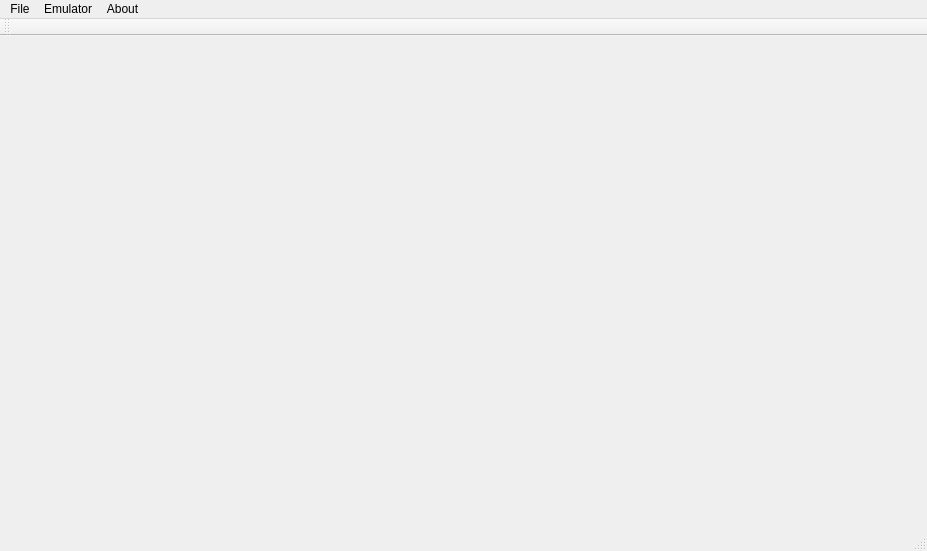
<?xml version="1.0" encoding="UTF-8"?>
<ui version="4.0">
 <class>MainWindow</class>
 <widget class="QMainWindow" name="MainWindow">
  <property name="geometry">
   <rect>
    <x>0</x>
    <y>0</y>
    <width>927</width>
    <height>551</height>
   </rect>
  </property>
  <property name="windowTitle">
   <string>Claymulator</string>
  </property>
  <property name="windowIcon">
   <iconset resource="../../data/res.qrc">
    <normaloff>:/gfx/clayIcon</normaloff>:/gfx/clayIcon</iconset>
  </property>
  <widget class="QWidget" name="centralWidget"/>
  <widget class="QMenuBar" name="menuBar">
   <property name="geometry">
    <rect>
     <x>0</x>
     <y>0</y>
     <width>927</width>
     <height>29</height>
    </rect>
   </property>
   <widget class="QMenu" name="menuFile">
    <property name="title">
     <string>File</string>
    </property>
    <addaction name="actionExit"/>
   </widget>
   <widget class="QMenu" name="menuAbout">
    <property name="title">
     <string>About</string>
    </property>
    <addaction name="actionAbout_Clay"/>
   </widget>
   <widget class="QMenu" name="menuEmulator">
    <property name="title">
     <string>Emulator</string>
    </property>
    <addaction name="actionPause"/>
    <addaction name="actionReset"/>
    <addaction name="actionOptions"/>
   </widget>
   <addaction name="menuFile"/>
   <addaction name="menuEmulator"/>
   <addaction name="menuAbout"/>
  </widget>
  <widget class="QToolBar" name="mainToolBar">
   <attribute name="toolBarArea">
    <enum>TopToolBarArea</enum>
   </attribute>
   <attribute name="toolBarBreak">
    <bool>false</bool>
   </attribute>
  </widget>
  <widget class="QStatusBar" name="statusBar"/>
  <action name="actionAbout_Clay">
   <property name="enabled">
    <bool>false</bool>
   </property>
   <property name="text">
    <string>About Clay</string>
   </property>
  </action>
  <action name="actionExit">
   <property name="text">
    <string>Exit</string>
   </property>
  </action>
  <action name="actionReset">
   <property name="enabled">
    <bool>true</bool>
   </property>
   <property name="text">
    <string>Reset</string>
   </property>
  </action>
  <action name="actionOptions">
   <property name="enabled">
    <bool>false</bool>
   </property>
   <property name="text">
    <string>Options</string>
   </property>
  </action>
  <action name="actionPause">
   <property name="enabled">
    <bool>false</bool>
   </property>
   <property name="text">
    <string>Pause</string>
   </property>
  </action>
 </widget>
 <layoutdefault spacing="6" margin="11"/>
 <resources>
  <include location="../../data/res.qrc"/>
 </resources>
 <connections/>
</ui>
